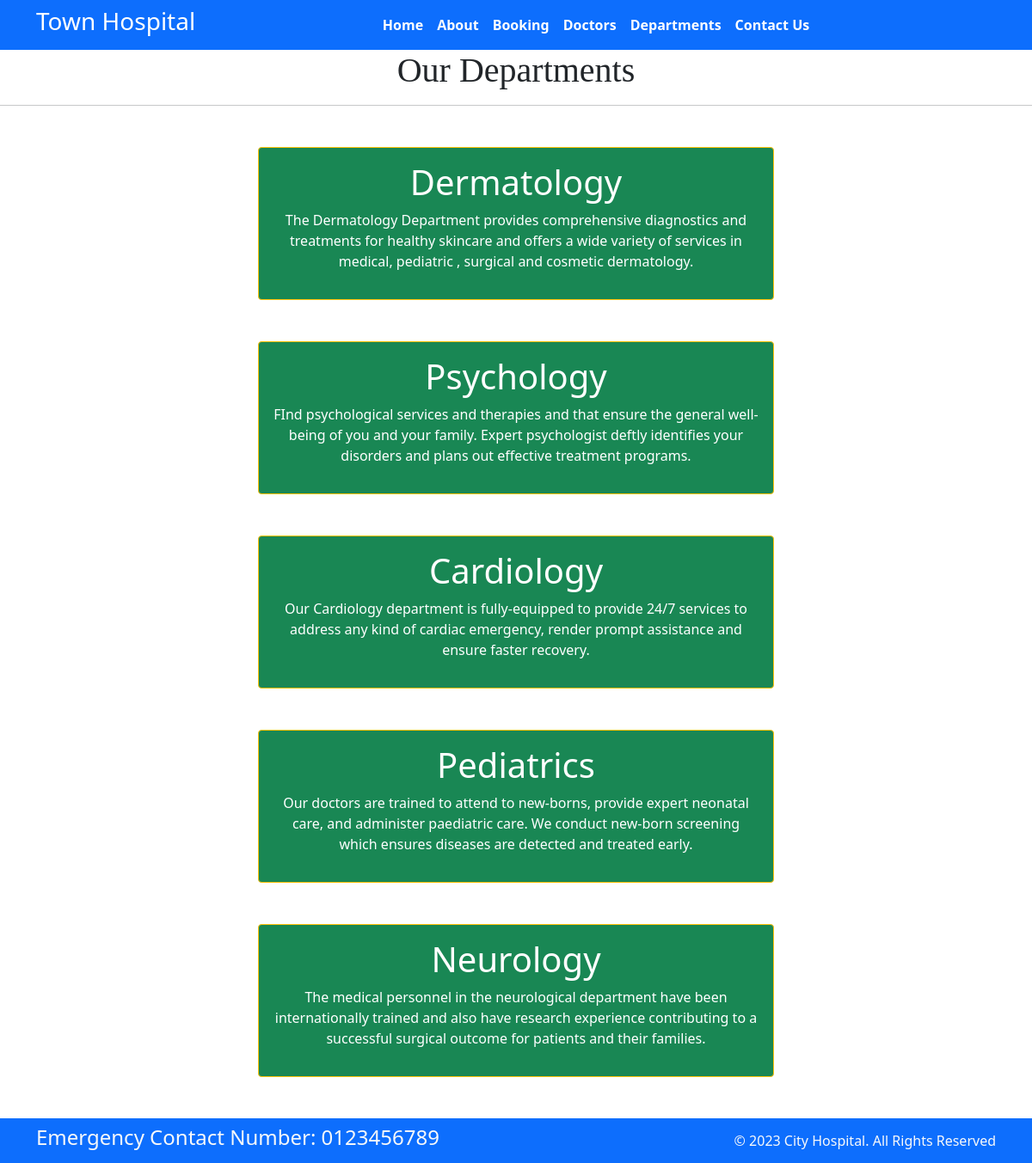
Page /department/ on the committed database.
### home/models.py (models this page shows, shortened)
class Department(models.Model):
    dep_name = models.CharField(max_length=100)
    dep_description=models.TextField(max_length=250)

### home/views.py (the view)
# urls.py: path('department/',views.department,name="department"),
def department(request):
    dict_dept={
        'dept': Department.objects.all()
    }
    return render(request,'department.html',dict_dept)

### templates/department.html (shortened to what this page needs)
{% extends "base.html" %}
{% block content %}
<h1 class=text-center style="font-family:Verdana;"> Our Departments </h1>
<hr>
{% for d in dept %}
<div class="mx-auto w-50 bg-success text-center text-white p-3 my-5 border border-warning rounded">
    <h1>{{d.dep_name}}</h1>
    <p> {{d.dep_description}}</p>
</div>
{% endfor %}
{% endblock %}

### rows in the picture
Department: dep_name "Dermatology", dep_description "The Dermatology Department provides comprehensive diagnostics and treatments for healthy skincare and offers a wide variety of services in medical, pediatric , surgical and cosmetic dermatology."
Department: dep_name "Psychology", dep_description "FInd psychological services and therapies and that ensure the general well-being of you and your family. Expert psychologist deftly identifies your disorders and plans out effective treatment programs."
Department: dep_name "Cardiology", dep_description "Our Cardiology department is fully-equipped to provide 24/7 services to address any kind of cardiac emergency, render prompt assistance and ensure faster recovery."
Department: dep_name "Pediatrics", dep_description "Our doctors are trained to attend to new-borns, provide expert neonatal care, and administer paediatric care. We conduct new-born screening which ensures diseases are detected and treated early."
Department: dep_name "Neurology", dep_description "The medical personnel in the neurological department have been internationally trained and also have research experience contributing to a successful surgical outcome for patients and their families."
